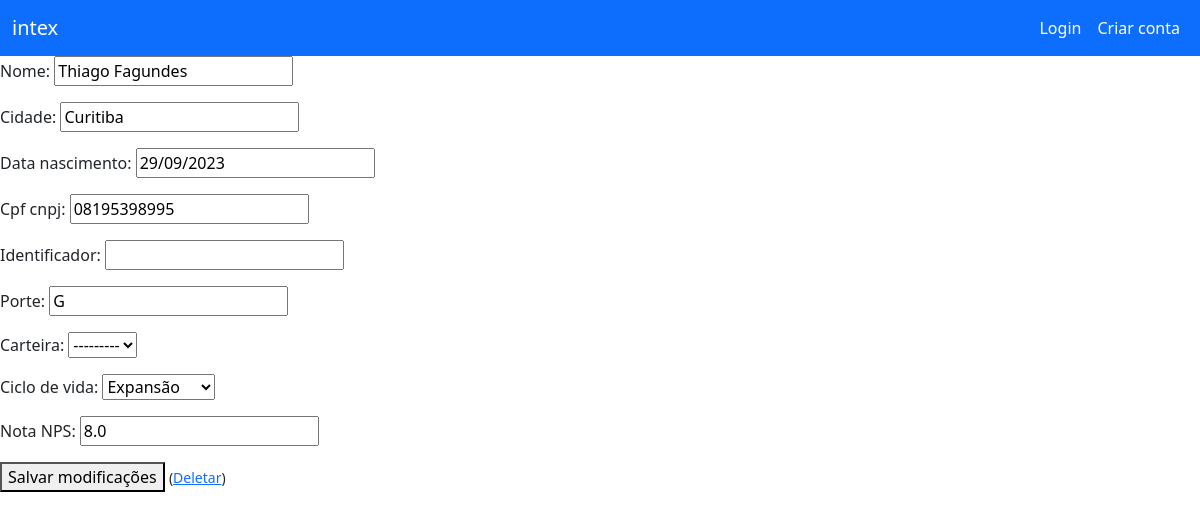
Page /cliente/editar_cliente/1 on the earlier database version.
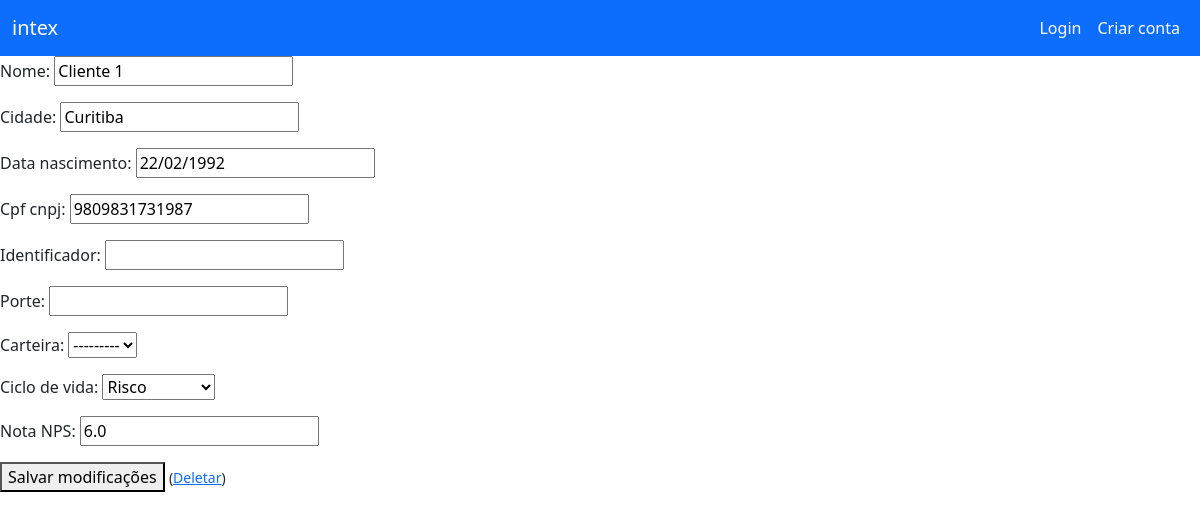
Same page on the later database version.
### gestaocarteira/models.py (models this page shows, shortened)
class Cliente(models.Model):
    CICLO_VIDA = [
        ("O", "Onboarding"),
        ("R", "Risco"),
        ("E", "Expansão"),
        ("P", "Promoção")
    ]
    nome = models.CharField(max_length=150)
    cidade = models.CharField(max_length=250)
    data_nascimento = models.DateField(null=True, blank=True)
    cpf_cnpj = models.CharField(max_length=20)
    identificador = models.CharField(max_length=150, blank=True, null=True)
    porte = models.CharField(max_length=30, blank=True, null=True)
    carteira = models.ForeignKey(Carteira, on_delete=models.SET_NULL, blank=True, null=True)
    ciclo_de_vida = models.CharField(max_length=1, choices=CICLO_VIDA)
    nota_NPS = models.FloatField(max_length=4)

### gestaocarteira/views.py (the view)
# urls.py: path('cliente/editar_cliente/<int:pk>', EditarCliente.as_view(), name='editar_cliente'),
class EditarCliente(UpdateView):
    model = Cliente
    template_name = 'clientes/editarcliente.html'
    fields = '__all__'

### templates/clientes/editarcliente.html (shortened to what this page needs)
{% extends 'base.html' %}
{% block main %}
<form method="post">
    {{ form.as_p }}
    <button type="submit">Salvar modificações</button>
    <small>(<a href="{% url 'deletar_cliente' cliente.pk %}">Deletar</a>)</small>
</form>
{% endblock %}

Differences in the rows shown:
changed Cliente "Curitiba": nome "Thiago Fagundes" → "Cliente 1"; data_nascimento "29/09/2023" → "22/02/1992"; cpf_cnpj "08195398995" → "9809831731987"; porte "G" → (not shown); ciclo_de_vida "Expansão" → "Risco"; nota_NPS "8.0" → "6.0"
